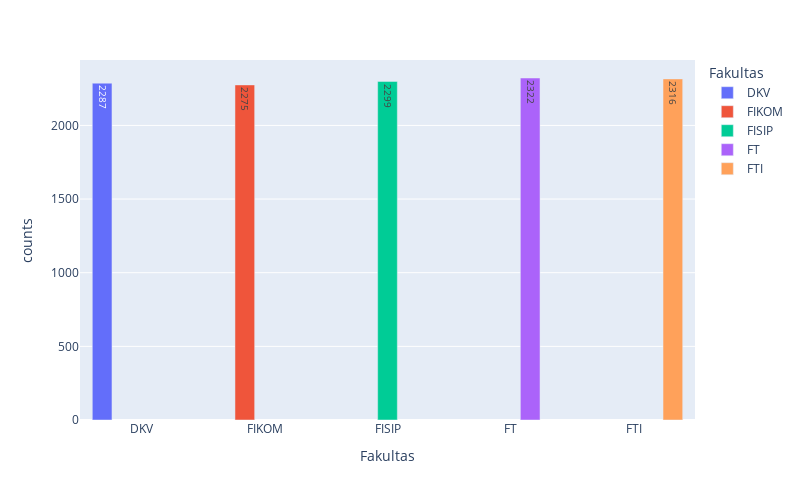

The notebook cell saved with this chart:
### Code cell
util_visualization.drawCountPlot(df, "Fakultas", "Fakultas", percentage=False)

### Figure 1 — Plotly figure (JSON) as saved in the notebook; plotly's stock layout.template omitted (floating-point values rounded to 4 significant figures)
{"data": [{"alignmentgroup": "True", "hovertemplate": "Fakultas=%{x}<br>counts=%{y}<extra></extra>", "legendgroup": "DKV", "marker": {"color": "#636efa", "pattern": {"shape": ""}}, "name": "DKV", "offsetgroup": "DKV", "orientation": "v", "showlegend": true, "textposition": "auto", "texttemplate": "%{y}", "type": "bar", "x": ["DKV"], "xaxis": "x", "y": [2287], "yaxis": "y"}, {"alignmentgroup": "True", "hovertemplate": "Fakultas=%{x}<br>counts=%{y}<extra></extra>", "legendgroup": "FIKOM", "marker": {"color": "#EF553B", "pattern": {"shape": ""}}, "name": "FIKOM", "offsetgroup": "FIKOM", "orientation": "v", "showlegend": true, "textposition": "auto", "texttemplate": "%{y}", "type": "bar", "x": ["FIKOM"], "xaxis": "x", "y": [2275], "yaxis": "y"}, {"alignmentgroup": "True", "hovertemplate": "Fakultas=%{x}<br>counts=%{y}<extra></extra>", "legendgroup": "FISIP", "marker": {"color": "#00cc96", "pattern": {"shape": ""}}, "name": "FISIP", "offsetgroup": "FISIP", "orientation": "v", "showlegend": true, "textposition": "auto", "texttemplate": "%{y}", "type": "bar", "x": ["FISIP"], "xaxis": "x", "y": [2299], "yaxis": "y"}, {"alignmentgroup": "True", "hovertemplate": "Fakultas=%{x}<br>counts=%{y}<extra></extra>", "legendgroup": "FT", "marker": {"color": "#ab63fa", "pattern": {"shape": ""}}, "name": "FT", "offsetgroup": "FT", "orientation": "v", "showlegend": true, "textposition": "auto", "texttemplate": "%{y}", "type": "bar", "x": ["FT"], "xaxis": "x", "y": [2322], "yaxis": "y"}, {"alignmentgroup": "True", "hovertemplate": "Fakultas=%{x}<br>counts=%{y}<extra></extra>", "legendgroup": "FTI", "marker": {"color": "#FFA15A", "pattern": {"shape": ""}}, "name": "FTI", "offsetgroup": "FTI", "orientation": "v", "showlegend": true, "textposition": "auto", "texttemplate": "%{y}", "type": "bar", "x": ["FTI"], "xaxis": "x", "y": [2316], "yaxis": "y"}], "layout": {"barmode": "group", "height": 500, "legend": {"title": {"text": "Fakultas"}, "tracegroupgap": 0}, "margin": {"t": 60}, "width": 800, "xaxis": {"anchor": "y", "categoryarray": ["DKV", "FIKOM", "FISIP", "FT", "FTI"], "categoryorder": "array", "domain": [0, 1], "title": {"text": "Fakultas"}}, "yaxis": {"anchor": "x", "domain": [0, 1], "title": {"text": "counts"}}}}
